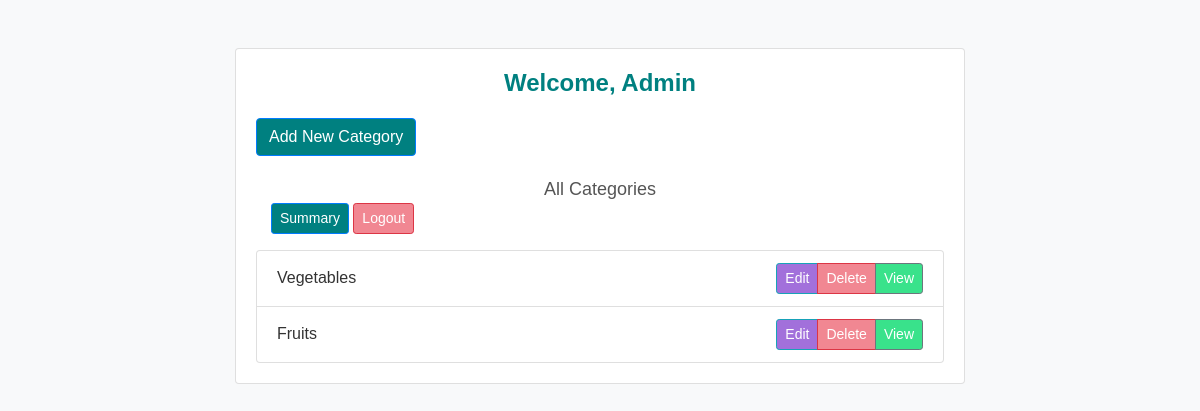
/admin/home (signed in), run on an earlier commit of the app's database.
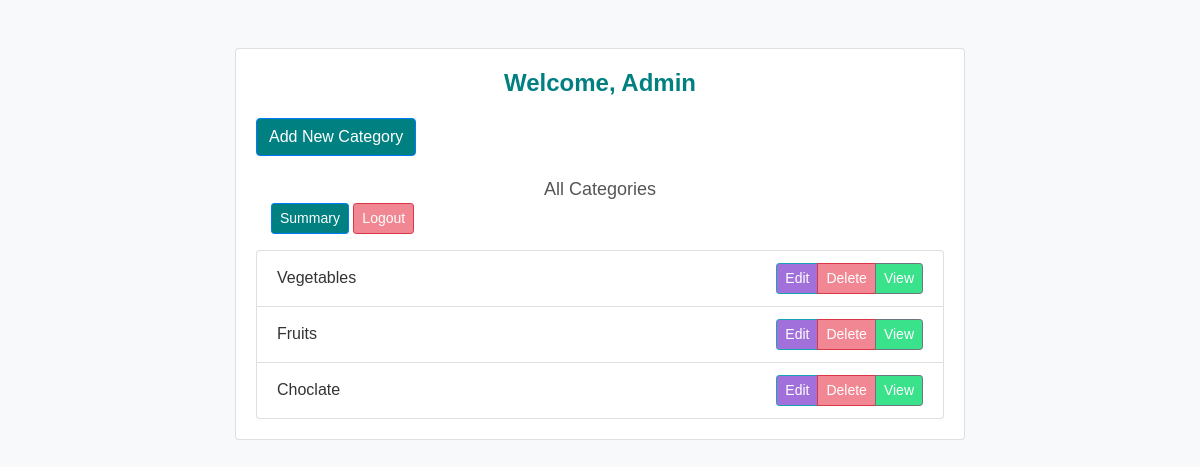
And on a later commit of the database.
### models.py (models this page shows)
class Category(db.Model):
    id = db.Column(db.Integer, primary_key=True)
    name = db.Column(db.String(100), unique=True, nullable=False)
    products = db.relationship('Product', back_populates='category', cascade='all, delete-orphan')

### app.py (the view)
@app.route('/admin/home')
@login_required
def admin_home():
    existing_category = Category.query.all()
    print(existing_category)
    return render_template('admin_home1.html',data=existing_category)

### app.py (called while the page is built)
@login_manager.user_loader
def load_user(user_id):
    return User.query.get(int(user_id))

### templates/admin_home1.html (shortened to what this page needs)
<!DOCTYPE html>
<html lang="en">
<head>
    <link rel="stylesheet" href="https://maxcdn.bootstrapcdn.com/bootstrap/4.5.2/css/bootstrap.min.css">
</head>
<body>
    <div class="container mt-5">
        <div class="row">
            <div class="col-md-8 offset-md-2">
                <div class="card">
                    <div class="card-body">
                        <h1 class="card-text text-center">Welcome, Admin</h1>
                        <a href="/add_category" class="btn btn-primary">Add New Category</a>
                        <div class="all-categories">All Categories</div>
                        <div class="col text-end">
                            <a href="/summary" class="btn btn-sm btn-primary me-2">Summary</a>
                            <a href="/logout" class="btn btn-sm btn-danger">Logout</a>
                        </div>
                        <ul class="list-group mt-3">
                            {% for category in data %}
                            <li class="list-group-item d-flex justify-content-between align-items-center">
                                {{ category.name }}
                                <div class="btn-group">
                                    <a href="/edit_category/{{ category.id }}" class="btn btn-sm btn-info">Edit</a>
                                    <button class="btn btn-sm btn-danger" data-toggle="modal" data-target="#confirmDeleteModal{{ category.id }}">
                                        Delete
                                    </button>
                                    <a href="/view_category/{{ category.id }}" class="btn btn-sm btn-secondary">View</a>
                                </div>
                            </li>
                            {% endfor %}
                        </ul>
                    </div>
                </div>
            </div>
        </div>
    </div>
</body>
</html>

What changed in the data, as far as the page shows it:
added Category: name "Choclate"
